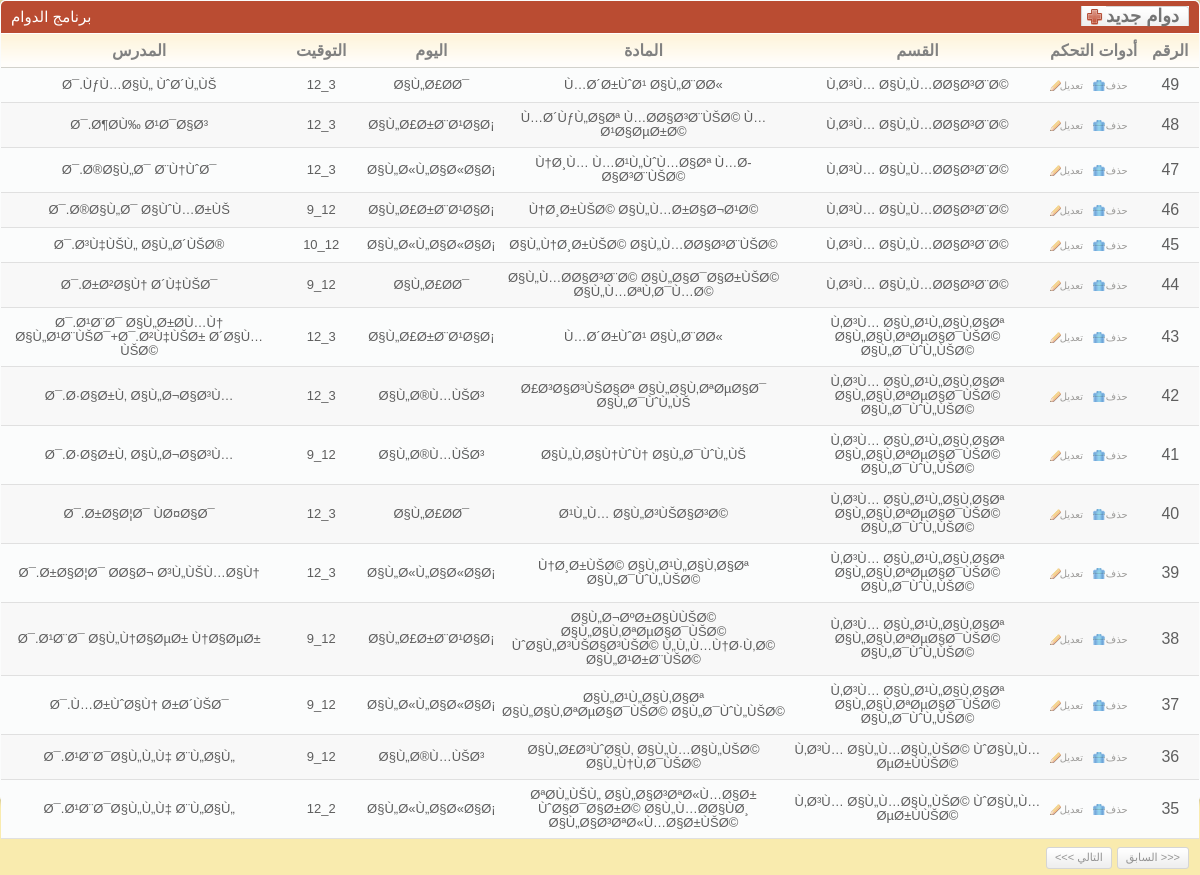
/desgin/cp/showTime_Schedule.php, run on the app's committed database.
### tables this page shows
CREATE TABLE `time_schedule` (
  `id` int(11) NOT NULL,
  `depa_id` int(11) NOT NULL,
  `subject_id` int(11) NOT NULL,
  `the_day` text NOT NULL,
  `the_time` text NOT NULL,
  `teacher_name` text NOT NULL
);

CREATE TABLE `subjects` (
  `id` int(11) NOT NULL,
  `depa_id` int(11) NOT NULL,
  `name` text NOT NULL
);

CREATE TABLE `depas` (
  `id` int(11) NOT NULL,
  `name` text NOT NULL
);

### database/Connection.php (called while the page is built, shortened)
<?php
$pagging_count = 15;
?>

### database/time_schedule/Time_ScheduleDbase.php (called while the page is built, shortened)
<?php
class Time_ScheduleDbase
{
	function  getCountTime_Schedule()
	{
		$query = "select count(id) as lolo from time_schedule order by id";
		$result= mysql_query($query);
		$row   = mysql_fetch_array($result);
		return $row["lolo"];
	}
	function getTime_Schedule( $offset , $row_count)
	{
		$products = array();
		$query       = "select * from time_schedule order by id desc LIMIT ".$row_count." OFFSET ".$offset;
		$result      = mysql_query($query);
		$num_results = mysql_num_rows($result);
		for($i = 0; $i < $num_results; $i++){
			$product = new Time_Schedule();
			$row     = mysql_fetch_array($result);
			$product->id = $row["id"];
			$product->depa_id = $row["depa_id"];
			$product->subject_id = $row["subject_id"];
			$product->the_day = $row["the_day"];
			$product->the_time = $row["the_time"];
			$product->teacher_name = $row["teacher_name"];
			$products[$i] = $product;
		}
		return $products;
	}
}
?>

### database/depas/DepasDbase.php (called while the page is built, shortened)
<?php
class DepasDbase
{
	function  getDepaByID($id)
	{
		$product = new Depas();
		$query   = "select * from depas where id=".$id;
		$result  = mysql_query($query);
		$row     = mysql_fetch_array($result);
		$product->id = $row["id"];
		$product->name = $row["name"];
		return $product;
	}
	function  getSubjectByID($id)
	{
		$product = new Subjects();
		$query   = "select * from subjects where id=".$id;
		$result  = mysql_query($query);
		$row     = mysql_fetch_array($result);
		$product->id = $row["id"];
		$product->name = $row["name"];
		$product->depa_id = $row["depa_id"];
		return $product;
	}
}
?>

### desgin/cp/showTime_Schedule.php (the view, shortened to what this page needs)
<link rel="stylesheet" href="css/style.css" type="text/css" media="all" />
<?
extract($_REQUEST);
include("../../database/Connection.php");
include("../../database/depas/DepasDbase.php");
$dba = new DepasDbase();
include("../../database/time_schedule/Time_ScheduleDbase.php");
$db  = new Time_ScheduleDbase();
if($offset == ""){
	$offset = 0;
}
if($row_count == ""){
	$row_count = $pagging_count;
}
$all_rows_count = $db->getCountTime_Schedule();
$products       = $db->getTime_Schedule($offset,$row_count);
?>
<div class="box">
	<div class="box-head">
		<h2 class="left">
			برنامج الدوام
		</h2>
		<h2 class="right">
			<a href="#" name="aa3" id="aa3" class="add-button">
				<span>
					دوام جديد
				</span>
			</a>
		</h2>
	</div>
	<div class="table">
		<?
		if(count($products) != 0){
			?>
			<table width="100%" border="0" cellspacing="0" cellpadding="0">
				<tr>
					<th width="305">
						المدرس
					</th>
					<th width="97">
						التوقيت
					</th>
					<th width="117">
						اليوم
					</th>
					<th width="336">
						المادة
					</th>
					<th width="287">
						القسم
					</th>
					<th width="108">
						أدوات التحكم
					</th>
					<th width="60">
						الرقم
					</th>
				</tr>
				<?
				for($a1 = 0;$a1 < count($products);$a1++){
					$products_one = $products[$a1];
					?>
					<tr <? echo (( $a1 % 2 ) ? "class='odd'" : "" ); ?> >
						<td align="center">
							<h3>
								<?
								echo $products_one->teacher_name;
								?>
							</h3>
						</td>
						<td align="center">
							<h3>
								<?
								echo $products_one->the_time;
								?>
							</h3>
						</td>
						<td align="center">
							<h3>
								<?
								echo $products_one->the_day;
								?>
							</h3>
						</td>
						<td align="center">
							<h3>
								<?
								$ssss = $dba->getSubjectByID($products_one->subject_id);
								echo $ssss->name;
								?>
							</h3>
						</td>
						<td align="center">
							<h3>
								<?
								$dddd = $dba->getDepaByID($ssss->depa_id);
								echo $dddd->name;
								?>
							</h3>
						</td>
						<td align="center">
							<a href="#" val="<? echo $products_one->id; ?>"  key="deleteTime_Schedule.php" onclick="call_click(this);" class="ico del">
								حذف
							</a>
							<a href="#" val="<? echo $products_one->id; ?>" key="updateTime_Schedule.php" onclick="call_click(this);" class="ico edit">
								تعديل
							</a>
						</td>
						<td align="center">
							<? echo ($all_rows_count - $offset - $a1); ?>
						</td>
					</tr>
					<?
				}
				?>
			</table>
			<div class="pagging">
				<div class="right">
					<a id="perv_" href="#">
						<<< التالي
					</a>
					<a id="next_" href="#">
						السابق >>>
					</a>
				</div>
			</div>
			<?
		}
		?>
	</div>
</div>

### desgin/cp/css/style.css (style rules this page uses)
* { padding: 0; margin: 0; outline: 0; }
a { color: #ba4c32; text-decoration: underline; cursor: pointer; }
.left, .alignleft { float: left; display: inline; }
.right, .alignright { float: right; display: inline; }
h2 { font-size: 15px; font-weight: normal; }
h3 { font-size: 13px; line-height: 14px; font-weight: normal; }
.table th { background: #fffdfa url(images/th.gif) repeat-x 0 0; color: #818181; text-align: center; padding: 7px 2px; border-bottom: solid 1px #d2d1cb; }
.table td { background: #fbfcfc; border-bottom: solid 1px #e0e0e0; padding: 8px 2px; }
.table tr.odd td { background: #f8f8f8; }
.box { background: #fbfcfc; height: 100%; padding: 1px; margin-bottom: 20px; }
.box-head { background: #ba4c32; height: 32px; color: #fff; padding: 0 10px; line-height: 32px; white-space: nowrap; border-bottom: solid 1px #fff; }
.box-head .right { padding-top: 5px; line-height: 13px; }
.pagging { height: 20px; padding: 8px 10px; line-height: 19px; color: #949494; }
.pagging a { background: url(images/pagging.gif) repeat-x 0 0; height: 20px; float: left; padding: 0 8px; border: solid 1px #d5d5d5; text-decoration: none; color: #949494; margin-left: 5px; }
a.ico { color: #9d9c9a; font-size: 10px; text-decoration: none; padding: 0 10px 0 10px; background-repeat: no-repeat; background-position: 0 0; }
a.del { background-image: url(images/del.gif); }
a.edit { background-image: url(images/edit.gif); }
.add-button, .add-button span { float: right; height: 20px; background: url(images/add-button.gif) no-repeat 0 0; background-position: left center; padding: 0 0 0 25px; }
.add-button span { background-position: right 0; padding: 0 10px 0 0; }
.add-button { font-weight: bold; font-size: 18px; color: #747474; text-decoration: none; line-height: 20px; }
.box { -moz-border-radius: 5px; -webkit-border-radius: 5px; -moz-box-shadow: 0 0 6px #978f6c; -webkit-box-shadow: 0 0 6px #978f6c; }
.box-head { -moz-border-radius-topleft: 5px; -moz-border-radius-topright: 5px; -webkit-border-top-left-radius: 5px; -webkit-border-top-right-radius: 5px; }
.small-field, .button, .pagging a { -moz-border-radius: 3px; -webkit-border-radius: 3px; }

### data on the page
time_schedule: teacher_name "Ø¯.ÙƒÙ…Ø§Ù„ ÙˆØ´Ù„ÙŠ", the_time "12_3", the_day "Ø§Ù„Ø£Ø­Ø¯", subject.name "Ù…Ø´Ø±ÙˆØ¹ Ø§Ù„Ø¨Ø­Ø«", depa.name "Ù‚Ø³Ù… Ø§Ù„Ù…Ø­Ø§Ø³Ø¨Ø©", a1 "49"
time_schedule: teacher_name "Ø¯.Ø¶Ø­Ù‰ Ø¹Ø¯Ø§Ø³", the_time "12_3", the_day "Ø§Ù„Ø£Ø±Ø¨Ø¹Ø§Ø¡", subject.name "Ù…Ø´ÙƒÙ„Ø§Øª Ù…Ø­Ø§Ø³Ø¨ÙŠØ© Ù…Ø¹Ø§ØµØ±Ø©", depa.name "Ù‚Ø³Ù… Ø§Ù„Ù…Ø­Ø§Ø³Ø¨Ø©", a1 "48"
time_schedule: teacher_name "Ø¯.Ø®Ø§Ù„Ø¯ Ø¨Ù†ÙˆØ¯", the_time "12_3", the_day "Ø§Ù„Ø«Ù„Ø§Ø«Ø§Ø¡", subject.name "Ù†Ø¸Ù… Ù…Ø¹Ù„ÙˆÙ…Ø§Øª Ù…Ø­Ø§Ø³Ø¨ÙŠØ©", depa.name "Ù‚Ø³Ù… Ø§Ù„Ù…Ø­Ø§Ø³Ø¨Ø©", a1 "47"
time_schedule: teacher_name "Ø¯.Ø®Ø§Ù„Ø¯ Ø§ÙˆÙ…Ø±ÙŠ", the_time "9_12", the_day "Ø§Ù„Ø£Ø±Ø¨Ø¹Ø§Ø¡", subject.name "Ù†Ø¸Ø±ÙŠØ© Ø§Ù„Ù…Ø±Ø§Ø¬Ø¹Ø©", depa.name "Ù‚Ø³Ù… Ø§Ù„Ù…Ø­Ø§Ø³Ø¨Ø©", a1 "46"
time_schedule: teacher_name "Ø¯.Ø³Ù‡ÙŠÙ„ Ø§Ù„Ø´ÙŠØ®", the_time "10_12", the_day "Ø§Ù„Ø«Ù„Ø§Ø«Ø§Ø¡", subject.name "Ø§Ù„Ù†Ø¸Ø±ÙŠØ© Ø§Ù„Ù…Ø­Ø§Ø³Ø¨ÙŠØ©", depa.name "Ù‚Ø³Ù… Ø§Ù„Ù…Ø­Ø§Ø³Ø¨Ø©", a1 "45"
time_schedule: teacher_name "Ø¯.Ø±Ø²Ø§Ù† Ø´Ù‡ÙŠØ¯", the_time "9_12", the_day "Ø§Ù„Ø£Ø­Ø¯", subject.name "Ø§Ù„Ù…Ø­Ø§Ø³Ø¨Ø© Ø§Ù„Ø§Ø¯Ø§Ø±ÙŠØ© Ø§Ù„Ù…ØªÙ‚Ø¯Ù…Ø©", depa.name "Ù‚Ø³Ù… Ø§Ù„Ù…Ø­Ø§Ø³Ø¨Ø©", a1 "44"
time_schedule: teacher_name "Ø¯.Ø¹Ø¨Ø¯ Ø§Ù„Ø±Ø­Ù…Ù† Ø§Ù„Ø¹Ø¨ÙŠØ¯+Ø¯.Ø²Ù‡ÙŠØ± Ø´Ø§Ù…ÙŠØ©", the_time "12_3", the_day "Ø§Ù„Ø£Ø±Ø¨Ø¹Ø§Ø¡", subject.name "Ù…Ø´Ø±ÙˆØ¹ Ø§Ù„Ø¨Ø­Ø«", depa.name "Ù‚Ø³Ù… Ø§Ù„Ø¹Ù„Ø§Ù‚Ø§Øª Ø§Ù„Ø§Ù‚ØªØµØ§Ø¯ÙŠØ© Ø§Ù„Ø¯ÙˆÙ„ÙŠØ©", a1 "43"
time_schedule: teacher_name "Ø¯.Ø·Ø§Ø±Ù‚ Ø§Ù„Ø¬Ø§Ø³Ù…", the_time "12_3", the_day "Ø§Ù„Ø®Ù…ÙŠØ³", subject.name "Ø£Ø³Ø§Ø³ÙŠØ§Øª Ø§Ù„Ø§Ù‚ØªØµØ§Ø¯ Ø§Ù„Ø¯ÙˆÙ„ÙŠ", depa.name "Ù‚Ø³Ù… Ø§Ù„Ø¹Ù„Ø§Ù‚Ø§Øª Ø§Ù„Ø§Ù‚ØªØµØ§Ø¯ÙŠØ© Ø§Ù„Ø¯ÙˆÙ„ÙŠØ©", a1 "42"
time_schedule: teacher_name "Ø¯.Ø·Ø§Ø±Ù‚ Ø§Ù„Ø¬Ø§Ø³Ù…", the_time "9_12", the_day "Ø§Ù„Ø®Ù…ÙŠØ³", subject.name "Ø§Ù„Ù‚Ø§Ù†ÙˆÙ† Ø§Ù„Ø¯ÙˆÙ„ÙŠ", depa.name "Ù‚Ø³Ù… Ø§Ù„Ø¹Ù„Ø§Ù‚Ø§Øª Ø§Ù„Ø§Ù‚ØªØµØ§Ø¯ÙŠØ© Ø§Ù„Ø¯ÙˆÙ„ÙŠØ©", a1 "41"
time_schedule: teacher_name "Ø¯.Ø±Ø§Ø¦Ø¯ ÙØ¤Ø§Ø¯", the_time "12_3", the_day "Ø§Ù„Ø£Ø­Ø¯", subject.name "Ø¹Ù„Ù… Ø§Ù„Ø³ÙŠØ§Ø³Ø©", depa.name "Ù‚Ø³Ù… Ø§Ù„Ø¹Ù„Ø§Ù‚Ø§Øª Ø§Ù„Ø§Ù‚ØªØµØ§Ø¯ÙŠØ© Ø§Ù„Ø¯ÙˆÙ„ÙŠØ©", a1 "40"
time_schedule: teacher_name "Ø¯.Ø±Ø§Ø¦Ø¯ Ø­Ø§Ø¬ Ø³Ù„ÙŠÙ…Ø§Ù†", the_time "12_3", the_day "Ø§Ù„Ø«Ù„Ø§Ø«Ø§Ø¡", subject.name "Ù†Ø¸Ø±ÙŠØ© Ø§Ù„Ø¹Ù„Ø§Ù‚Ø§Øª Ø§Ù„Ø¯ÙˆÙ„ÙŠØ©", depa.name "Ù‚Ø³Ù… Ø§Ù„Ø¹Ù„Ø§Ù‚Ø§Øª Ø§Ù„Ø§Ù‚ØªØµØ§Ø¯ÙŠØ© Ø§Ù„Ø¯ÙˆÙ„ÙŠØ©", a1 "39"
time_schedule: teacher_name "Ø¯.Ø¹Ø¨Ø¯ Ø§Ù„Ù†Ø§ØµØ± Ù†Ø§ØµØ±", the_time "9_12", the_day "Ø§Ù„Ø£Ø±Ø¨Ø¹Ø§Ø¡", subject.name "Ø§Ù„Ø¬ØºØ±Ø§ÙÙŠØ© Ø§Ù„Ø§Ù‚ØªØµØ§Ø¯ÙŠØ© ÙˆØ§Ù„Ø³ÙŠØ§Ø³ÙŠØ© Ù„Ù„Ù…Ù†Ø·Ù‚Ø© Ø§Ù„Ø¹Ø±Ø¨ÙŠØ©", depa.name "Ù‚Ø³Ù… Ø§Ù„Ø¹Ù„Ø§Ù‚Ø§Øª Ø§Ù„Ø§Ù‚ØªØµØ§Ø¯ÙŠØ© Ø§Ù„Ø¯ÙˆÙ„ÙŠØ©", a1 "38"
time_schedule: teacher_name "Ø¯.Ù…Ø±ÙˆØ§Ù† Ø±Ø´ÙŠØ¯", the_time "9_12", the_day "Ø§Ù„Ø«Ù„Ø§Ø«Ø§Ø¡", subject.name "Ø§Ù„Ø¹Ù„Ø§Ù‚Ø§Øª Ø§Ù„Ø§Ù‚ØªØµØ§Ø¯ÙŠØ© Ø§Ù„Ø¯ÙˆÙ„ÙŠØ©", depa.name "Ù‚Ø³Ù… Ø§Ù„Ø¹Ù„Ø§Ù‚Ø§Øª Ø§Ù„Ø§Ù‚ØªØµØ§Ø¯ÙŠØ© Ø§Ù„Ø¯ÙˆÙ„ÙŠØ©", a1 "37"
time_schedule: teacher_name "Ø¯.Ø¹Ø¨Ø¯Ø§Ù„Ù„Ù‡ Ø¨Ù„Ø§Ù„", the_time "9_12", the_day "Ø§Ù„Ø®Ù…ÙŠØ³", subject.name "Ø§Ù„Ø£Ø³ÙˆØ§Ù‚ Ø§Ù„Ù…Ø§Ù„ÙŠØ© Ø§Ù„Ù†Ù‚Ø¯ÙŠØ©", depa.name "Ù‚Ø³Ù… Ø§Ù„Ù…Ø§Ù„ÙŠØ© ÙˆØ§Ù„Ù…ØµØ±ÙÙŠØ©", a1 "36"
time_schedule: teacher_name "Ø¯.Ø¹Ø¨Ø¯Ø§Ù„Ù„Ù‡ Ø¨Ù„Ø§Ù„", the_time "12_2", the_day "Ø§Ù„Ø«Ù„Ø§Ø«Ø§Ø¡", subject.name "ØªØ­Ù„ÙŠÙ„ Ø§Ù„Ø§Ø³ØªØ«Ù…Ø§Ø± ÙˆØ§Ø¯Ø§Ø±Ø© Ø§Ù„Ù…Ø­Ø§ÙØ¸ Ø§Ù„Ø§Ø³ØªØ«Ù…Ø§Ø±ÙŠØ©", depa.name "Ù‚Ø³Ù… Ø§Ù„Ù…Ø§Ù„ÙŠØ© ÙˆØ§Ù„Ù…ØµØ±ÙÙŠØ©", a1 "35"
